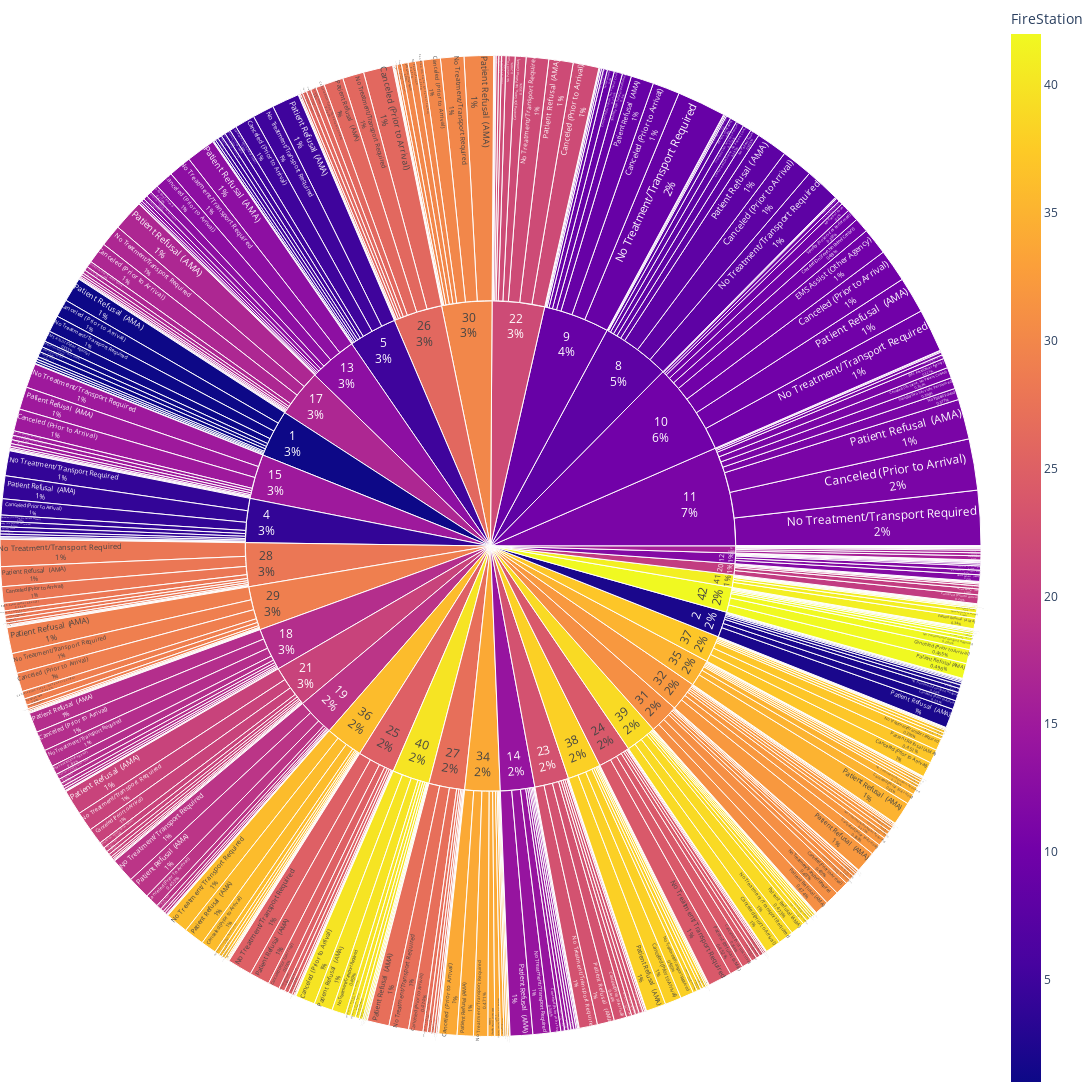

Notebook code for this chart:
### Code cell
fig = px.sunburst(
    data_frame=df_q4_c[df_q4_c['PatientOutcome']!= 'Treated & Transported'],
    path=["FireStation", 'PatientOutcome'],  
    color="FireStation",
    color_discrete_sequence=px.colors.qualitative.Pastel,
    width = 1500, 
    height = 1400,
    branchvalues="total",
    hover_name="PatientOutcome",
    hover_data={'PatientOutcome': False}
)

fig.update_traces(textinfo='label+percent entry')
fig.update_layout(margin=dict(t=0, l=0, r=0, b=0))

fig.show()

### Figure 1 — Plotly figure (JSON) as saved in the notebook; plotly's stock layout.template omitted (floating-point values rounded to 4 significant figures; data arrays with more than 128 entries replaced by an {"elided": "..."} marker saying what was removed)
{"data": [{"branchvalues": "total", "customdata": {"elided": "456x2 mixed values"}, "domain": {"x": [0, 1], "y": [0, 1]}, "hovertemplate": "<b>%{hovertext}</b><br><br>labels=%{label}<br>count=%{value}<br>parent=%{parent}<br>id=%{id}<br>FireStation=%{color}<extra></extra>", "hovertext": {"elided": "456 str values"}, "ids": {"elided": "456 str values"}, "labels": {"elided": "456 str values"}, "marker": {"coloraxis": "coloraxis", "colors": {"elided": "456 int values"}}, "name": "", "parents": {"elided": "456 str values"}, "textinfo": "label+percent entry", "type": "sunburst", "values": {"elided": "456 int values"}}], "layout": {"coloraxis": {"colorbar": {"title": {"text": "FireStation"}}, "colorscale": [[0, "#0d0887"], [0.1111, "#46039f"], [0.2222, "#7201a8"], [0.3333, "#9c179e"], [0.4444, "#bd3786"], [0.5556, "#d8576b"], [0.6667, "#ed7953"], [0.7778, "#fb9f3a"], [0.8889, "#fdca26"], [1, "#f0f921"]]}, "height": 1400, "legend": {"tracegroupgap": 0}, "margin": {"b": 0, "l": 0, "r": 0, "t": 0}, "sunburstcolorway": ["rgb(102, 197, 204)", "rgb(246, 207, 113)", "rgb(248, 156, 116)", "rgb(220, 176, 242)", "rgb(135, 197, 95)", "rgb(158, 185, 243)", "rgb(254, 136, 177)", "rgb(201, 219, 116)", "rgb(139, 224, 164)", "rgb(180, 151, 231)", "rgb(179, 179, 179)"], "width": 1500}}
